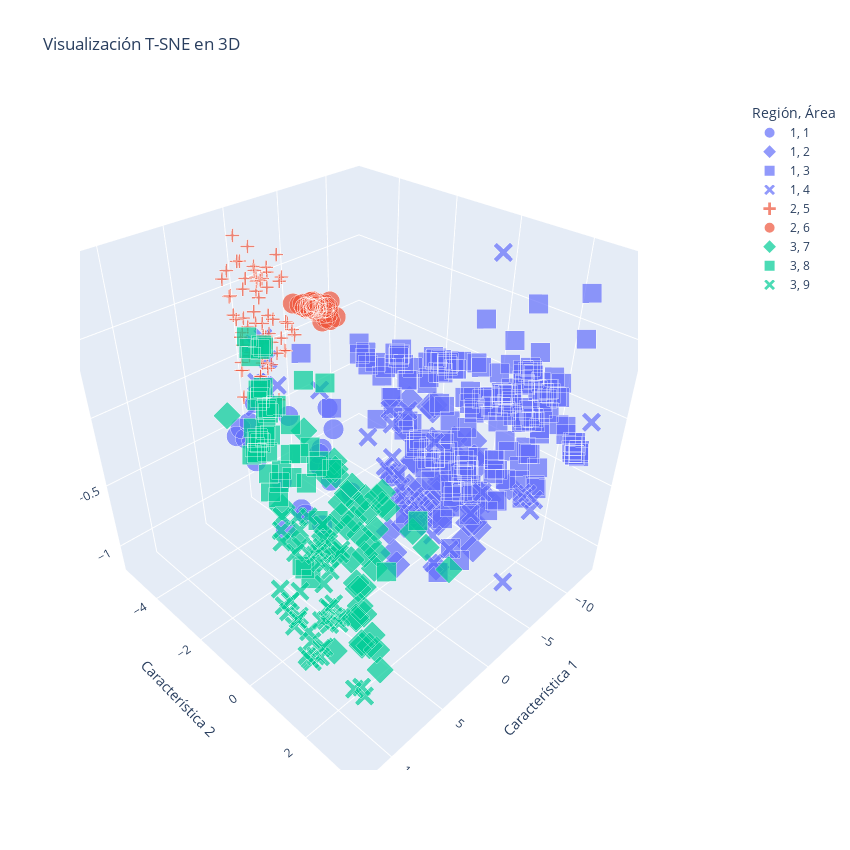

This figure's notebook cell:
### Code cell
tsne_3d_df['Región'] = y3_categories
tsne_3d_df['Área']   = y9_categories
tsne_3d_df['size']   = 10  # tamaño de los puntos

# Crear un gráfico interactivo con Plotly para t-SNE con y3 y y9
fig_tsne_3d = px.scatter_3d(tsne_3d_df, 
                      x='Característica 1', 
                      y='Característica 2', 
                      z='Característica 3',
                      color= 'Región', 
                      symbol= 'Área',
                      size='size',  # Usar la nueva columna 'size' para determinar el tamaño de los puntos
                      title='Visualización T-SNE en 3D',
                      color_discrete_sequence=px.colors.qualitative.Plotly)

fig_tsne_3d.update_layout(
    autosize=True, 
    width=850, 
    height=850,
    legend=dict(
        yanchor="top", y=1,
        xanchor="left", x=1.2
    )
)

# Mostrar el gráfico interactivo
fig_tsne_3d.show()
